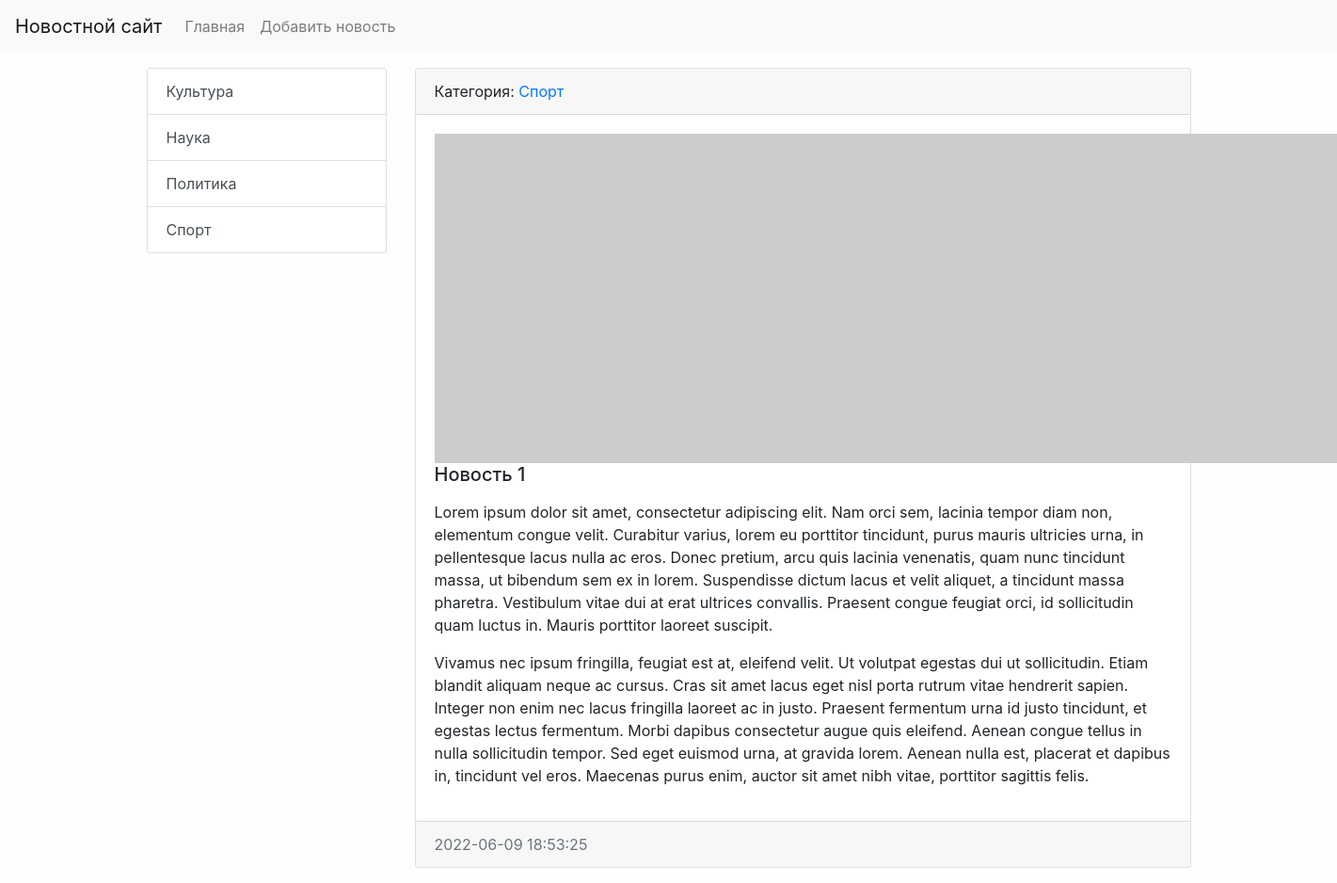
The page /news/1/ on the database its author committed.
### news/models.py (models this page shows, shortened)
class Category(models.Model):
    title = models.CharField(max_length=150, db_index=True, verbose_name='Наименование категории')
    def get_absolute_url(self):
        return reverse('category', kwargs={"category_id": self.pk})
    class Meta:
        verbose_name = 'Категория'
        verbose_name_plural = 'Категрии'
        ordering = ['title']

class News(models.Model):
    title = models.CharField(max_length=150, verbose_name='Наименование')
    content = models.TextField(blank=True, verbose_name='Контент')
    created_at = models.DateTimeField(auto_now_add=True, verbose_name='Дата публикации')
    updated_at = models.DateTimeField(auto_now=True, verbose_name='Обнавлено')
    photo = models.ImageField(upload_to='photos/%Y/%m/%d/', verbose_name='Фото', blank=True)
    is_published = models.BooleanField(default=True, verbose_name='Опубликовано')
    category = models.ForeignKey('Category', on_delete=models.PROTECT,
                                 verbose_name='Категория')
    class Meta:
        verbose_name = 'Новость'
        verbose_name_plural = 'Новости'
        ordering = ['-created_at', 'title']

### news/views.py (the view)
# urls.py: path('news/<int:pk>/', ViewNews.as_view(), name='view_news'),
class ViewNews(DetailView):
    model = News
    context_object_name = 'news_item'

### news/templatetags/news_tags.py (called while the page is built)
@register.simple_tag(name='get_list_categories')
def get_categories():
    return Category.objects.all()

@register.inclusion_tag('news/list_categories.html')
def show_categories():
    categories = get_categories()
    return {'categories': categories}

### news/templates/news/news_detail.html (shortened to what this page needs)
{% extends "base.html" %}
{% block sidebar %}
{% include 'inc/_sidebar.html' %}
{% endblock%}
{% block content %}
<div class="card mb-3">
    <div class="card-header">
        Категория: <a href="{{ news_item.category.get_absolute_url }}"> {{ news_item.category.title }} </a>
    </div>
    <div class="card-body">
        {% if news_item.photo %}
        <img src="{{ news_item.photo.url }}" , alt="" , width="350" , class="float-left mr-3">
        {% else %}
        <img src="https://picsum.photos/id/1060/350/462/?blur=2" , alt="" , class="float-left mr-3">
        {% endif %}
        <h5 class="card-title">{{ news_item.title }}</h5>
        <p class="card-text"> {{ news_item.content|safe|linebreaks }} </p>
    </div>
    <div class="card-footer text-muted">
        {{ news_item.created_at|date:"Y-m-d H:i:s" }}
    </div>
</div>
{% endblock%}

### news/templates/news/list_categories.html
<div class="list-group">
    {% for item in categories %}
    <a href="{{ item.get_absolute_url }}" class="list-group-item list-group-item-action">{{ item.title }}</a>
    {% endfor %}
</div>

### mysite/static/css/style.css (style rules this page uses)
body { background-color: #fefefe; }

### rows shown on the page
Category: title "Культура"
Category: title "Наука"
Category: title "Политика"
Category: title "Спорт"
News: category "Спорт", title "Новость 1", content "Lorem ipsum dolor sit amet, consectetur adipiscing elit. Nam orci sem, lacinia tempor diam non, elementum congue velit. Curabitur varius, lorem eu porttitor tincidunt, purus mauris ultricies urna, in pellentesque lacus nulla ac eros. Donec pretium, arcu quis lacinia venenatis, quam nunc tincidunt massa, ut bibendum sem ex in lorem. Suspendisse dictum lacus et velit aliquet, a tincidunt massa pharetra. Vestibulum vitae dui at erat ultrices convallis. Praesent congue feugiat orci, id sollicitudin quam luctus in. Mauris porttitor laoreet suscipit. Vivamus nec ipsum fringilla, feugiat est at, eleifend velit. Ut volutpat egestas dui ut sollicitudin. Etiam blandit aliquam neque ac cursus. Cras…", created_at "2022-06-09 18:53:25"
